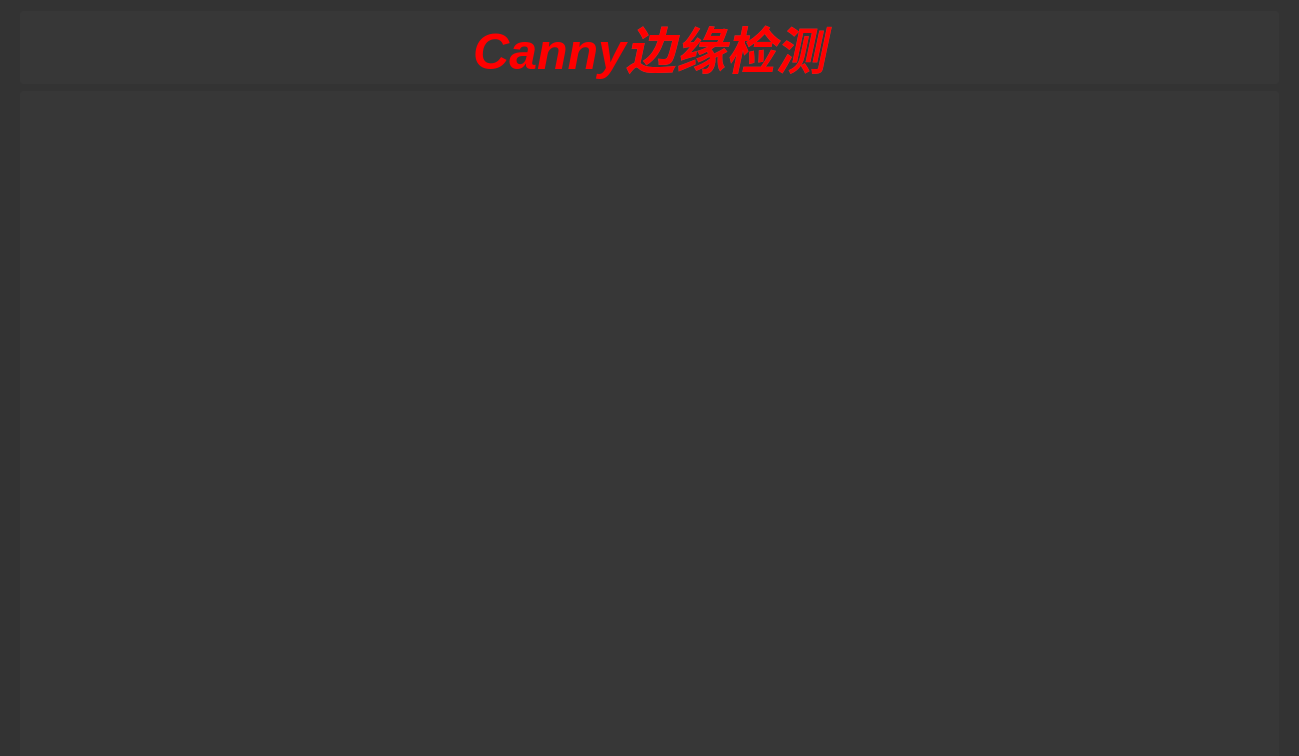
<?xml version="1.0" encoding="UTF-8"?>
<ui version="4.0">
 <class>CannyClass</class>
 <widget class="QWidget" name="CannyClass">
  <property name="geometry">
   <rect>
    <x>0</x>
    <y>0</y>
    <width>1299</width>
    <height>756</height>
   </rect>
  </property>
  <property name="minimumSize">
   <size>
    <width>1299</width>
    <height>700</height>
   </size>
  </property>
  <property name="maximumSize">
   <size>
    <width>1299</width>
    <height>881</height>
   </size>
  </property>
  <property name="windowTitle">
   <string>Canny</string>
  </property>
  <property name="styleSheet">
   <string notr="true">QWidget#CannyClass{
	background-color: rgb(51, 51, 51);
	color:rgb(200,200,200);
	border-radius: 8px;

}

QLabel{
		border-radius:4px;
		background-color: rgba(60, 60, 60, 100);
		font-size:50px;
		color:red;
		font-weight:bold;
border: none;
font-style:italic;
/*设置文本对齐方式，不支持text-align*/
qproperty-alignment:'AlignVcenter|AlignRight';/*设置文本垂直方向居中对齐，水平方向右对齐*/
}
</string>
  </property>
  <layout class="QGridLayout" name="gridLayout">
   <item row="0" column="0">
    <layout class="QVBoxLayout" name="verticalLayout">
     <property name="spacing">
      <number>7</number>
     </property>
     <item>
      <widget class="QLabel" name="label_2">
       <property name="maximumSize">
        <size>
         <width>16777215</width>
         <height>100</height>
        </size>
       </property>
       <property name="text">
        <string>Canny边缘检测</string>
       </property>
       <property name="alignment">
        <set>Qt::AlignCenter</set>
       </property>
      </widget>
     </item>
     <item>
      <widget class="QLabel" name="label">
       <property name="minimumSize">
        <size>
         <width>1259</width>
         <height>700</height>
        </size>
       </property>
       <property name="maximumSize">
        <size>
         <width>1259</width>
         <height>700</height>
        </size>
       </property>
       <property name="text">
        <string/>
       </property>
      </widget>
     </item>
    </layout>
   </item>
  </layout>
 </widget>
 <layoutdefault spacing="6" margin="11"/>
 <resources/>
 <connections/>
</ui>
